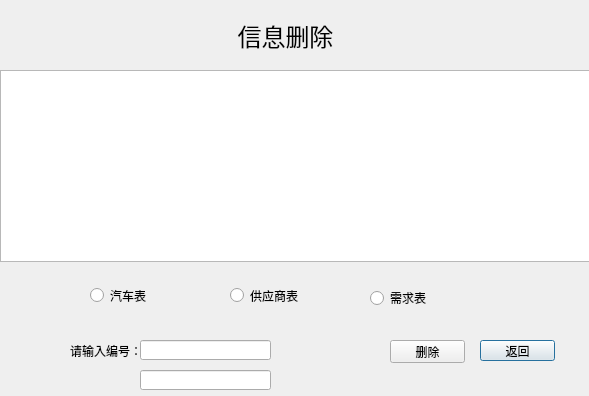
<?xml version="1.0" encoding="UTF-8"?>
<ui version="4.0">
 <class>del</class>
 <widget class="QDialog" name="del">
  <property name="geometry">
   <rect>
    <x>0</x>
    <y>0</y>
    <width>589</width>
    <height>396</height>
   </rect>
  </property>
  <property name="windowTitle">
   <string>Dialog</string>
  </property>
  <widget class="QLabel" name="label">
   <property name="geometry">
    <rect>
     <x>170</x>
     <y>0</y>
     <width>231</width>
     <height>71</height>
    </rect>
   </property>
   <property name="text">
    <string>&lt;html&gt;&lt;head/&gt;&lt;body&gt;&lt;p align=&quot;center&quot;&gt;&lt;span style=&quot; font-size:18pt;&quot;&gt;信息删除&lt;/span&gt;&lt;/p&gt;&lt;/body&gt;&lt;/html&gt;</string>
   </property>
  </widget>
  <widget class="QPushButton" name="backButton">
   <property name="geometry">
    <rect>
     <x>480</x>
     <y>340</y>
     <width>75</width>
     <height>21</height>
    </rect>
   </property>
   <property name="text">
    <string>返回</string>
   </property>
  </widget>
  <widget class="QTableView" name="tableView">
   <property name="geometry">
    <rect>
     <x>0</x>
     <y>70</y>
     <width>591</width>
     <height>192</height>
    </rect>
   </property>
  </widget>
  <widget class="QPushButton" name="deleteButton">
   <property name="geometry">
    <rect>
     <x>390</x>
     <y>340</y>
     <width>75</width>
     <height>23</height>
    </rect>
   </property>
   <property name="text">
    <string>删除</string>
   </property>
  </widget>
  <widget class="QLineEdit" name="deleteline">
   <property name="geometry">
    <rect>
     <x>140</x>
     <y>340</y>
     <width>131</width>
     <height>20</height>
    </rect>
   </property>
  </widget>
  <widget class="QLabel" name="label_2">
   <property name="geometry">
    <rect>
     <x>70</x>
     <y>330</y>
     <width>91</width>
     <height>41</height>
    </rect>
   </property>
   <property name="text">
    <string>请输入编号：</string>
   </property>
  </widget>
  <widget class="QRadioButton" name="carradio">
   <property name="geometry">
    <rect>
     <x>90</x>
     <y>280</y>
     <width>89</width>
     <height>31</height>
    </rect>
   </property>
   <property name="text">
    <string>汽车表</string>
   </property>
  </widget>
  <widget class="QRadioButton" name="sellradio">
   <property name="geometry">
    <rect>
     <x>230</x>
     <y>280</y>
     <width>89</width>
     <height>31</height>
    </rect>
   </property>
   <property name="text">
    <string>供应商表</string>
   </property>
  </widget>
  <widget class="QRadioButton" name="needradio">
   <property name="geometry">
    <rect>
     <x>370</x>
     <y>290</y>
     <width>89</width>
     <height>16</height>
    </rect>
   </property>
   <property name="text">
    <string>需求表</string>
   </property>
  </widget>
  <widget class="QLineEdit" name="line">
   <property name="geometry">
    <rect>
     <x>140</x>
     <y>370</y>
     <width>131</width>
     <height>20</height>
    </rect>
   </property>
  </widget>
 </widget>
 <resources/>
 <connections/>
</ui>
